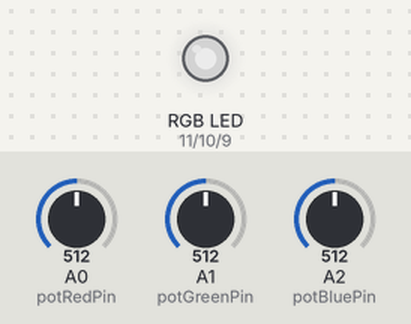
Recording of a sketch running on a simulated Arduino Uno, built with avr-gcc and run on an emulated ATmega328P. On the bench: an RGB LED mixed from three pins (HIGH = lit). Inputs (shaded band) come from the test bench; at power-on: A0 (potRedPin) = 512, A1 (potGreenPin) = 512, A2 (potBluePin) = 512. Dim RGB values are drawn brighter than linear.

Above: at 1.2 s.
1.3 s: A0 (potRedPin) set to 716
At 2.5 s:
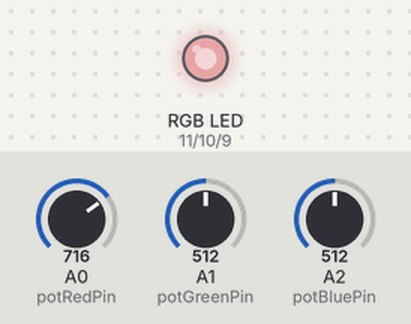
2.8 s: A1 (potGreenPin) set to 716
At 3.6 s:
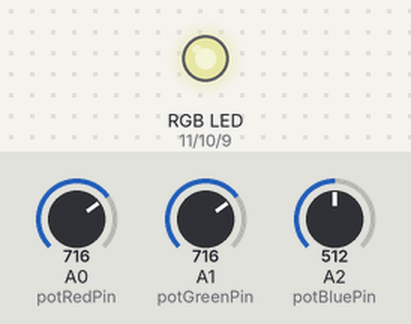
4.3 s: A2 (potBluePin) set to 716
At 4.7 s:
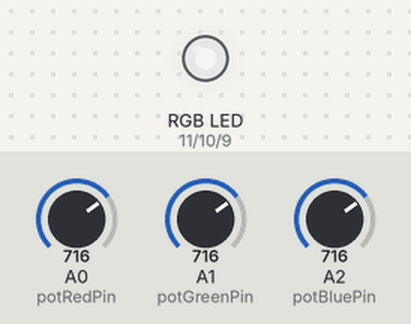
5.8 s: A0 (potRedPin) set to 900
At 7.0 s:
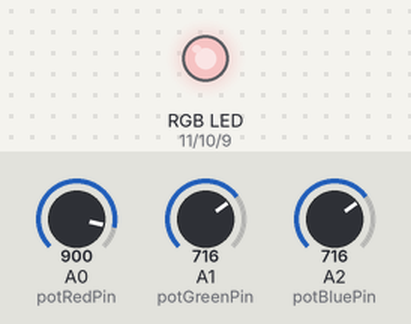
7.3 s: A1 (potGreenPin) set to 900
At 8.2 s:
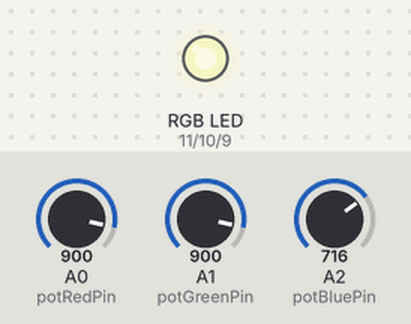
8.8 s: A2 (potBluePin) set to 900
At 9.4 s:
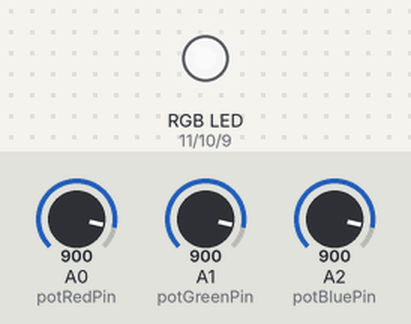
Timing chart, 0 to 11.3 s (numbered marks = the images above; inputs shaded):
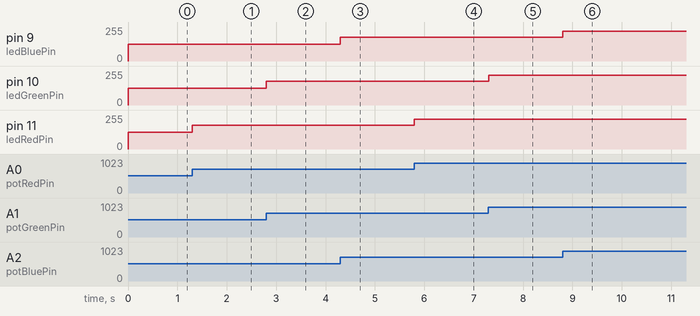

Measured:
- after the input at 1.3 s, pin 11 (ledRedPin): 127/255 → 178/255 at once
- after the input at 2.8 s, pin 10 (ledGreenPin): 127/255 → 178/255 at once
- after the input at 4.3 s, pin 9 (ledBluePin): 127/255 → 178/255 at once
- after the input at 5.8 s, pin 11 (ledRedPin): 178/255 → 224/255 at once
- after the input at 7.3 s, pin 10 (ledGreenPin): 178/255 → 224/255 at once
- after the input at 8.8 s, pin 9 (ledBluePin): 178/255 → 224/255 at once

The sketch:

rgb_led.ino
```cpp
// led pins
const int ledRedPin = 11;
const int ledGreenPin = 10;
const int ledBluePin = 9;

// potentiometer pins
const int potRedPin = A0;
const int potGreenPin = A1;
const int potBluePin = A2;

// potentiometer values
int potRedValue = 0;
int potGreenValue = 0;
int potBlueValue = 0;

// led brightness
int brightnessRed = 0;
int brightnessGreen = 0;
int brightnessBlue = 0;

// max values
const int maxPotValue = 1023;
const int maxLedValue = 255;

void setup() {
  // led pins are in OUTPUT mode
  pinMode(ledRedPin, OUTPUT);
  pinMode(ledGreenPin, OUTPUT);
  pinMode(ledBluePin, OUTPUT);

  // potentiometer pins are in INPUT mode
  pinMode(potRedPin, INPUT);
  pinMode(potGreenPin, INPUT);
  pinMode(potBluePin, INPUT);
}

void loop() {
  readPotValues();

  calculateBrightness();

  setLedValues();
}

// read value of each potentiometer
void readPotValues() {
  potRedValue = analogRead(potRedPin);
  potGreenValue = analogRead(potGreenPin);
  potBlueValue = analogRead(potBluePin);
}

// calculate brightness of each color
void calculateBrightness() {
  // maping the values from [0..1023] (potentiometer) to [0..255] (led)
  brightnessRed = map(potRedValue,  0,  maxPotValue,  0,  maxLedValue);
  brightnessGreen = map(potGreenValue,  0,  maxPotValue,  0,  maxLedValue);
  brightnessBlue = map(potBlueValue,  0,  maxPotValue,  0,  maxLedValue);
}

// set color of the RGB led
void setLedValues() {
  analogWrite(ledRedPin, brightnessRed);
  analogWrite(ledGreenPin, brightnessGreen);
  analogWrite(ledBluePin, brightnessBlue);
}
```
